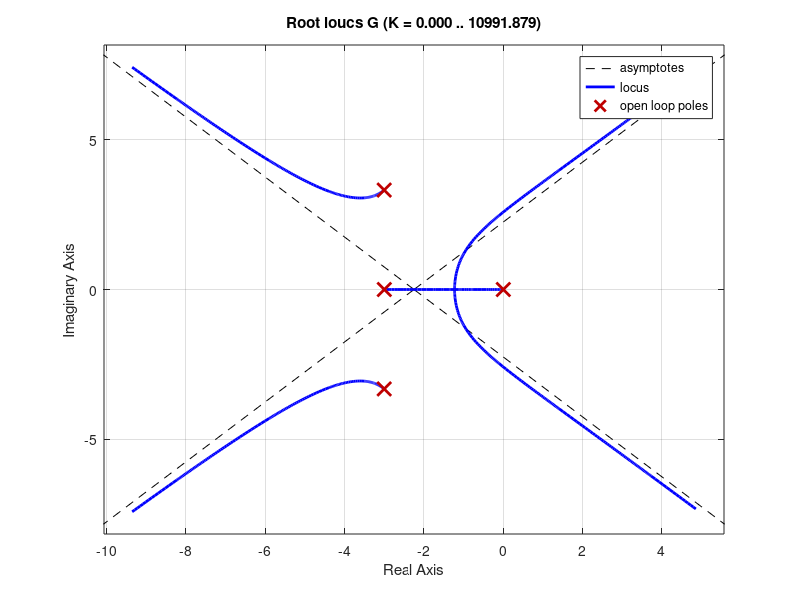

Recreate this plot in MATLAB.
% Root Locus of 1 + KH(s)G(s)  = 0

% Plant OTLF
num = [0 1];
den = conv([1 0], conv([1 3], [1 6 20]));

% Draw Root Locus
G = tf(num, den);
% GC = feedback(G, 100);
% step(GC);
rlocus(G); grid on;